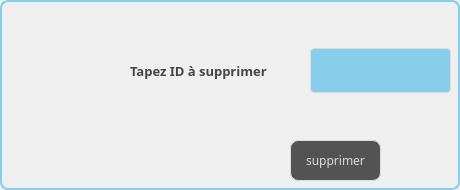
     <widget class="QWidget" name="tab_3">
      <property name="styleSheet">
       <string notr="true">border: 2px solid #87CEEB;
border-radius: 8px;
</string>
      </property>
      <attribute name="title">
       <string>Supprimer Ingrédient</string>
      </attribute>
      <widget class="QLineEdit" name="supp">
       <property name="geometry">
        <rect>
         <x>310</x>
         <y>40</y>
         <width>141</width>
         <height>61</height>
        </rect>
       </property>
       <property name="styleSheet">
        <string notr="true">QLineEdit {
  width: 100%;
  padding: 12px 20px;
  margin: 8px 0;
  display: inline-block;
  border: 1px solid #dcdcdc;
  border-radius: 4px;
  box-sizing: border-box;
  background: #87CEEB;
  color: #FFFFFF;
}</string>
       </property>
      </widget>
      <widget class="QLabel" name="label_4">
       <property name="geometry">
        <rect>
         <x>130</x>
         <y>60</y>
         <width>151</width>
         <height>21</height>
        </rect>
       </property>
       <property name="font">
        <font>
         <family>Segoe Print</family>
         <pointsize>-1</pointsize>
         <weight>75</weight>
         <bold>true</bold>
        </font>
       </property>
       <property name="styleSheet">
        <string notr="true">background-color: transparent;
	color: #454544;
	font-weight: bold;
	font-size: 13px;
border:none;</string>
       </property>
       <property name="text">
        <string>Tapez ID à supprimer</string>
       </property>
      </widget>
      <widget class="QPushButton" name="P_supprimer">
       <property name="geometry">
        <rect>
         <x>290</x>
         <y>140</y>
         <width>91</width>
         <height>41</height>
        </rect>
       </property>
       <property name="font">
        <font>
         <family>Segoe Print</family>
        </font>
       </property>
       <property name="styleSheet">
        <string notr="true">QPushButton {
color: #dcdcdc;
background:#535353;
border: none;

border: 1px solid #DCDCDC;
border-radius: 8px;
}
QPushButton:hover {
color:#fff;
background: #87CEEB;
border: none;
}</string>
       </property>
       <property name="text">
        <string>supprimer</string>
       </property>
      </widget>
     </widget>
